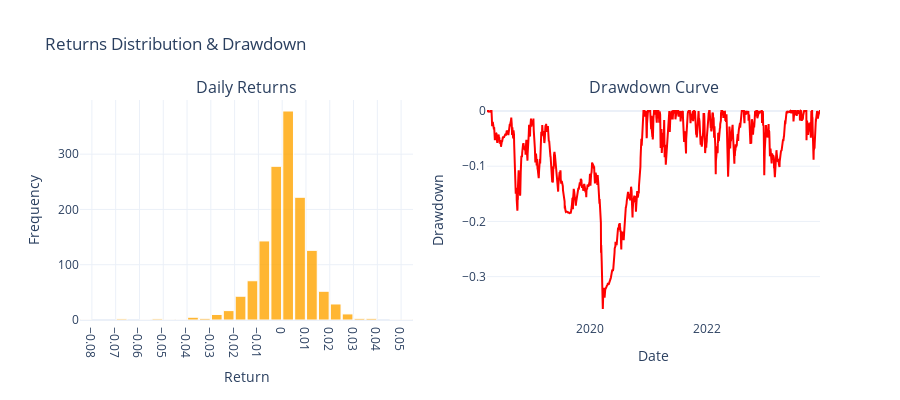

Here is the notebook cell this chart was saved with:
### Code cell
from plotly.subplots import make_subplots
import plotly.graph_objects as go

returns = eq_curve.pct_change().fillna(0)
cum_max = eq_curve.cummax()
drawdown = (eq_curve - cum_max) / cum_max
mean_ret = returns.mean()
median_ret = returns.median()

fig = make_subplots(rows=1, cols=2, subplot_titles=('Daily Returns', 'Drawdown Curve'))
fig.add_trace(
    go.Histogram(
        x=returns,
        nbinsx=50,
        marker_color='orange',
        marker_line_color='white',
        marker_line_width=1,
        opacity=0.8,
        name='Returns'
    ),
    row=1, col=1
)
fig.add_trace(
    go.Scatter(
        x=drawdown.index,
        y=drawdown.values,
        mode='lines',
        line=dict(color='red', width=2),
        name='Drawdown'
    ),
    row=1, col=2
)
fig.update_xaxes(
    title_text='Return',
    row=1, col=1,
    nticks=20,
    showgrid=True
)
fig.update_yaxes(
    title_text='Frequency',
    row=1, col=1,
    showgrid=True
)
fig.update_xaxes(
    title_text='Date',
    row=1, col=2,
    showgrid=False
)
fig.update_yaxes(
    title_text='Drawdown',
    row=1, col=2,
    showgrid=True
)
fig.update_layout(
    title_text='Returns Distribution & Drawdown',
    bargap=0.1,               
    template='plotly_white',
    showlegend=False,
    width=900,
    height=400
)

fig.show()

### Figure 1 — Plotly figure (JSON) as saved in the notebook; plotly's stock layout.template omitted (floating-point values rounded to 4 significant figures; data arrays with more than 128 entries replaced by an {"elided": "..."} marker saying what was removed)
{"data": [{"marker": {"color": "orange", "line": {"color": "white", "width": 1}}, "name": "Returns", "nbinsx": 50, "opacity": 0.8, "type": "histogram", "x": {"elided": "1404 float values"}, "xaxis": "x", "yaxis": "y"}, {"line": {"color": "red", "width": 2}, "mode": "lines", "name": "Drawdown", "type": "scatter", "x": {"elided": "1404 str values"}, "xaxis": "x2", "y": {"elided": "1404 float values"}, "yaxis": "y2"}], "layout": {"annotations": [{"font": {"size": 16}, "showarrow": false, "text": "Daily Returns", "x": 0.225, "xanchor": "center", "xref": "paper", "y": 1, "yanchor": "bottom", "yref": "paper"}, {"font": {"size": 16}, "showarrow": false, "text": "Drawdown Curve", "x": 0.775, "xanchor": "center", "xref": "paper", "y": 1, "yanchor": "bottom", "yref": "paper"}], "bargap": 0.1, "height": 400, "showlegend": false, "title": {"text": "Returns Distribution & Drawdown"}, "width": 900, "xaxis": {"anchor": "y", "domain": [0, 0.45], "nticks": 20, "showgrid": true, "title": {"text": "Return"}}, "xaxis2": {"anchor": "y2", "domain": [0.55, 1], "showgrid": false, "title": {"text": "Date"}}, "yaxis": {"anchor": "x", "domain": [0, 1], "showgrid": true, "title": {"text": "Frequency"}}, "yaxis2": {"anchor": "x2", "domain": [0, 1], "showgrid": true, "title": {"text": "Drawdown"}}}}
